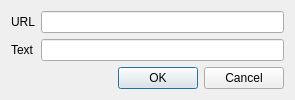
<?xml version="1.0" encoding="UTF-8"?>
<ui version="4.0">
 <class>RichTextEditorLink</class>
 <widget class="QDialog" name="RichTextEditorLink">
  <property name="geometry">
   <rect>
    <x>0</x>
    <y>0</y>
    <width>295</width>
    <height>95</height>
   </rect>
  </property>
  <property name="windowTitle">
   <string>Add Link</string>
  </property>
  <layout class="QGridLayout" name="gridLayout">
   <item row="0" column="0">
    <widget class="QLabel" name="qlUrl">
     <property name="text">
      <string>URL</string>
     </property>
     <property name="buddy">
      <cstring>qleUrl</cstring>
     </property>
    </widget>
   </item>
   <item row="0" column="1">
    <widget class="QLineEdit" name="qleUrl"/>
   </item>
   <item row="1" column="0">
    <widget class="QLabel" name="qlText">
     <property name="text">
      <string>Text</string>
     </property>
     <property name="buddy">
      <cstring>qleText</cstring>
     </property>
    </widget>
   </item>
   <item row="1" column="1">
    <widget class="QLineEdit" name="qleText"/>
   </item>
   <item row="2" column="0" colspan="2">
    <widget class="QDialogButtonBox" name="buttonBox">
     <property name="orientation">
      <enum>Qt::Horizontal</enum>
     </property>
     <property name="standardButtons">
      <set>QDialogButtonBox::Cancel|QDialogButtonBox::Ok</set>
     </property>
    </widget>
   </item>
  </layout>
 </widget>
 <tabstops>
  <tabstop>qleUrl</tabstop>
  <tabstop>qleText</tabstop>
  <tabstop>buttonBox</tabstop>
 </tabstops>
 <resources/>
 <connections>
  <connection>
   <sender>buttonBox</sender>
   <signal>accepted()</signal>
   <receiver>RichTextEditorLink</receiver>
   <slot>accept()</slot>
   <hints>
    <hint type="sourcelabel">
     <x>227</x>
     <y>228</y>
    </hint>
    <hint type="destinationlabel">
     <x>157</x>
     <y>274</y>
    </hint>
   </hints>
  </connection>
  <connection>
   <sender>buttonBox</sender>
   <signal>rejected()</signal>
   <receiver>RichTextEditorLink</receiver>
   <slot>reject()</slot>
   <hints>
    <hint type="sourcelabel">
     <x>295</x>
     <y>234</y>
    </hint>
    <hint type="destinationlabel">
     <x>286</x>
     <y>274</y>
    </hint>
   </hints>
  </connection>
 </connections>
</ui>
